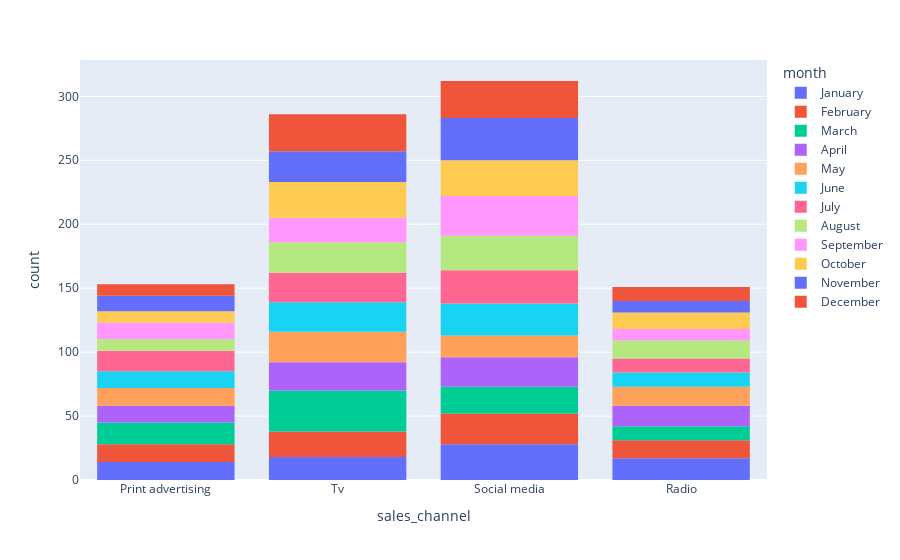

Notebook code for this chart:
### Code cell
px.histogram(df, x='sales_channel', color='month')
# observando a distribuição dos canais de venda com uma
# dimensionalidade extra baseada nos meses

# novamente podemos ver que, por conta dos dados terem sido gerados artificialmente,
# não há muita diferença entre os canais de venda e principalmente entre os meses

### Figure 1 — Plotly figure (JSON) as saved in the notebook; plotly's stock layout.template omitted (floating-point values rounded to 4 significant figures)
{"data": [{"alignmentgroup": "True", "bingroup": "x", "hovertemplate": "month=January<br>sales_channel=%{x}<br>count=%{y}<extra></extra>", "legendgroup": "January", "marker": {"color": "#636efa", "pattern": {"shape": ""}}, "name": "January", "offsetgroup": "January", "orientation": "v", "showlegend": true, "type": "histogram", "x": ["Print advertising", "Tv", "Social media", "Radio", "Social media", "Print advertising", "Tv", "Radio", "Radio", "Tv", "Radio", "Social media", "Tv", "Print advertising", "Radio", "Print advertising", "Tv", "Print advertising", "Tv", "Radio", "Social media", "Tv", "Radio", "Radio", "Tv", "Social media", "Social media", "Tv", "Social media", "Social media", "Radio", "Social media", "Radio", "Social media", "Social media", "Social media", "Social media", "Print advertising", "Tv", "Social media", "Social media", "Social media", "Tv", "Radio", "Print advertising", "Social media", "Social media", "Social media", "Print advertising", "Social media", "Social media", "Radio", "Social media", "Social media", "Radio", "Social media", "Print advertising", "Print advertising", "Social media", "Print advertising", "Radio", "Social media", "Radio", "Social media", "Print advertising", "Tv", "Radio", "Tv", "Print advertising", "Print advertising", "Tv", "Social media", "Tv", "Radio", "Tv", "Tv", "Tv"], "xaxis": "x", "yaxis": "y"}, {"alignmentgroup": "True", "bingroup": "x", "hovertemplate": "month=February<br>sales_channel=%{x}<br>count=%{y}<extra></extra>", "legendgroup": "February", "marker": {"color": "#EF553B", "pattern": {"shape": ""}}, "name": "February", "offsetgroup": "February", "orientation": "v", "showlegend": true, "type": "histogram", "x": ["Radio", "Radio", "Social media", "Radio", "Print advertising", "Radio", "Social media", "Tv", "Radio", "Tv", "Social media", "Radio", "Tv", "Social media", "Tv", "Social media", "Radio", "Social media", "Print advertising", "Print advertising", "Social media", "Social media", "Tv", "Print advertising", "Social media", "Print advertising", "Social media", "Social media", "Social media", "Tv", "Social media", "Social media", "Tv", "Tv", "Radio", "Print advertising", "Social media", "Print advertising", "Tv", "Tv", "Print advertising", "Social media", "Print advertising", "Radio", "Social media", "Print advertising", "Print advertising", "Tv", "Tv", "Radio", "Tv", "Social media", "Radio", "Tv", "Radio", "Radio", "Social media", "Tv", "Tv", "Social media", "Social media", "Print advertising", "Social media", "Print advertising", "Tv", "Social media", "Tv", "Print advertising", "Tv", "Tv", "Social media", "Radio"], "xaxis": "x", "yaxis": "y"}, {"alignmentgroup": "True", "bingroup": "x", "hovertemplate": "month=March<br>sales_channel=%{x}<br>count=%{y}<extra></extra>", "legendgroup": "March", "marker": {"color": "#00cc96", "pattern": {"shape": ""}}, "name": "March", "offsetgroup": "March", "orientation": "v", "showlegend": true, "type": "histogram", "x": ["Tv", "Tv", "Tv", "Tv", "Social media", "Tv", "Print advertising", "Print advertising", "Social media", "Tv", "Social media", "Radio", "Print advertising", "Tv", "Print advertising", "Tv", "Tv", "Social media", "Tv", "Social media", "Print advertising", "Print advertising", "Print advertising", "Social media", "Tv", "Tv", "Social media", "Print advertising", "Tv", "Social media", "Tv", "Social media", "Social media", "Radio", "Print advertising", "Print advertising", "Radio", "Radio", "Tv", "Radio", "Social media", "Social media", "Social media", "Radio", "Tv", "Tv", "Radio", "Tv", "Tv", "Print advertising", "Print advertising", "Print advertising", "Tv", "Social media", "Tv", "Tv", "Print advertising", "Print advertising", "Radio", "Social media", "Print advertising", "Tv", "Radio", "Tv", "Radio", "Tv", "Tv", "Tv", "Tv", "Social media", "Social media", "Tv", "Radio", "Tv", "Social media", "Social media", "Tv", "Social media", "Print advertising", "Tv", "Social media"], "xaxis": "x", "yaxis": "y"}, {"alignmentgroup": "True", "bingroup": "x", "hovertemplate": "month=April<br>sales_channel=%{x}<br>count=%{y}<extra></extra>", "legendgroup": "April", "marker": {"color": "#ab63fa", "pattern": {"shape": ""}}, "name": "April", "offsetgroup": "April", "orientation": "v", "showlegend": true, "type": "histogram", "x": ["Social media", "Social media", "Radio", "Radio", "Print advertising", "Social media", "Tv", "Radio", "Tv", "Radio", "Tv", "Print advertising", "Radio", "Radio", "Social media", "Print advertising", "Social media", "Social media", "Social media", "Tv", "Radio", "Radio", "Print advertising", "Radio", "Tv", "Tv", "Social media", "Tv", "Tv", "Tv", "Social media", "Tv", "Tv", "Tv", "Social media", "Tv", "Tv", "Radio", "Social media", "Social media", "Social media", "Tv", "Tv", "Print advertising", "Social media", "Radio", "Radio", "Tv", "Radio", "Tv", "Tv", "Social media", "Social media", "Print advertising", "Social media", "Print advertising", "Radio", "Social media", "Print advertising", "Tv", "Social media", "Tv", "Print advertising", "Radio", "Social media", "Tv", "Print advertising", "Print advertising", "Print advertising", "Social media", "Social media", "Radio", "Print advertising", "Social media"], "xaxis": "x", "yaxis": "y"}, {"alignmentgroup": "True", "bingroup": "x", "hovertemplate": "month=May<br>sales_channel=%{x}<br>count=%{y}<extra></extra>", "legendgroup": "May", "marker": {"color": "#FFA15A", "pattern": {"shape": ""}}, "name": "May", "offsetgroup": "May", "orientation": "v", "showlegend": true, "type": "histogram", "x": ["Tv", "Social media", "Radio", "Tv", "Print advertising", "Print advertising", "Print advertising", "Social media", "Radio", "Social media", "Radio", "Tv", "Radio", "Social media", "Social media", "Tv", "Tv", "Social media", "Tv", "Tv", "Print advertising", "Tv", "Print advertising", "Print advertising", "Radio", "Radio", "Social media", "Radio", "Radio", "Tv", "Social media", "Print advertising", "Tv", "Radio", "Tv", "Print advertising", "Social media", "Radio", "Social media", "Tv", "Radio", "Social media", "Print advertising", "Tv", "Radio", "Radio", "Tv", "Tv", "Social media", "Print advertising", "Print advertising", "Tv", "Social media", "Print advertising", "Tv", "Social media", "Tv", "Print advertising", "Radio", "Tv", "Tv", "Social media", "Tv", "Radio", "Tv", "Social media", "Tv", "Social media", "Tv", "Print advertising"], "xaxis": "x", "yaxis": "y"}, {"alignmentgroup": "True", "bingroup": "x", "hovertemplate": "month=June<br>sales_channel=%{x}<br>count=%{y}<extra></extra>", "legendgroup": "June", "marker": {"color": "#19d3f3", "pattern": {"shape": ""}}, "name": "June", "offsetgroup": "June", "orientation": "v", "showlegend": true, "type": "histogram", "x": ["Radio", "Social media", "Social media", "Social media", "Print advertising", "Social media", "Tv", "Social media", "Radio", "Tv", "Tv", "Tv", "Radio", "Tv", "Social media", "Print advertising", "Print advertising", "Tv", "Tv", "Tv", "Tv", "Tv", "Tv", "Social media", "Tv", "Tv", "Print advertising", "Social media", "Social media", "Print advertising", "Social media", "Social media", "Social media", "Radio", "Print advertising", "Social media", "Tv", "Social media", "Radio", "Radio", "Print advertising", "Radio", "Print advertising", "Social media", "Print advertising", "Print advertising", "Print advertising", "Social media", "Social media", "Radio", "Social media", "Tv", "Radio", "Social media", "Tv", "Radio", "Tv", "Social media", "Tv", "Social media", "Tv", "Social media", "Print advertising", "Social media", "Tv", "Social media", "Tv", "Tv", "Radio", "Tv", "Social media", "Print advertising"], "xaxis": "x", "yaxis": "y"}, {"alignmentgroup": "True", "bingroup": "x", "hovertemplate": "month=July<br>sales_channel=%{x}<br>count=%{y}<extra></extra>", "legendgroup": "July", "marker": {"color": "#FF6692", "pattern": {"shape": ""}}, "name": "July", "offsetgroup": "July", "orientation": "v", "showlegend": true, "type": "histogram", "x": ["Tv", "Social media", "Social media", "Social media", "Social media", "Tv", "Tv", "Radio", "Social media", "Social media", "Radio", "Tv", "Print advertising", "Social media", "Print advertising", "Print advertising", "Print advertising", "Radio", "Social media", "Tv", "Social media", "Tv", "Tv", "Social media", "Tv", "Social media", "Tv", "Print advertising", "Print advertising", "Tv", "Print advertising", "Tv", "Social media", "Print advertising", "Social media", "Radio", "Tv", "Print advertising", "Print advertising", "Social media", "Tv", "Radio", "Tv", "Tv", "Radio", "Print advertising", "Tv", "Social media", "Social media", "Tv", "Print advertising", "Social media", "Radio", "Tv", "Tv", "Social media", "Social media", "Tv", "Social media", "Print advertising", "Tv", "Print advertising", "Radio", "Print advertising", "Social media", "Social media", "Social media", "Radio", "Tv", "Social media", "Social media", "Radio", "Print advertising", "Radio", "Tv", "Social media"], "xaxis": "x", "yaxis": "y"}, {"alignmentgroup": "True", "bingroup": "x", "hovertemplate": "month=August<br>sales_channel=%{x}<br>count=%{y}<extra></extra>", "legendgroup": "August", "marker": {"color": "#B6E880", "pattern": {"shape": ""}}, "name": "August", "offsetgroup": "August", "orientation": "v", "showlegend": true, "type": "histogram", "x": ["Radio", "Social media", "Print advertising", "Social media", "Tv", "Tv", "Tv", "Social media", "Radio", "Tv", "Social media", "Social media", "Tv", "Tv", "Social media", "Radio", "Tv", "Tv", "Print advertising", "Tv", "Tv", "Tv", "Tv", "Social media", "Social media", "Social media", "Social media", "Social media", "Print advertising", "Radio", "Print advertising", "Radio", "Print advertising", "Radio", "Social media", "Social media", "Tv", "Tv", "Print advertising", "Social media", "Social media", "Tv", "Social media", "Social media", "Tv", "Social media", "Tv", "Social media", "Tv", "Radio", "Social media", "Radio", "Tv", "Radio", "Radio", "Tv", "Social media", "Social media", "Print advertising", "Tv", "Radio", "Social media", "Social media", "Tv", "Radio", "Social media", "Tv", "Social media", "Print advertising", "Radio", "Radio", "Social media", "Tv", "Print advertising"], "xaxis": "x", "yaxis": "y"}, {"alignmentgroup": "True", "bingroup": "x", "hovertemplate": "month=September<br>sales_channel=%{x}<br>count=%{y}<extra></extra>", "legendgroup": "September", "marker": {"color": "#FF97FF", "pattern": {"shape": ""}}, "name": "September", "offsetgroup": "September", "orientation": "v", "showlegend": true, "type": "histogram", "x": ["Print advertising", "Tv", "Radio", "Tv", "Tv", "Social media", "Tv", "Social media", "Social media", "Radio", "Social media", "Radio", "Tv", "Social media", "Social media", "Social media", "Tv", "Print advertising", "Social media", "Tv", "Print advertising", "Tv", "Print advertising", "Social media", "Social media", "Tv", "Radio", "Print advertising", "Radio", "Social media", "Social media", "Tv", "Print advertising", "Tv", "Print advertising", "Tv", "Social media", "Tv", "Social media", "Tv", "Social media", "Social media", "Radio", "Tv", "Social media", "Social media", "Print advertising", "Social media", "Social media", "Social media", "Tv", "Social media", "Tv", "Radio", "Social media", "Social media", "Social media", "Print advertising", "Tv", "Social media", "Print advertising", "Tv", "Print advertising", "Social media", "Social media", "Print advertising", "Print advertising", "Social media", "Social media", "Social media", "Radio", "Radio"], "xaxis": "x", "yaxis": "y"}, {"alignmentgroup": "True", "bingroup": "x", "hovertemplate": "month=October<br>sales_channel=%{x}<br>count=%{y}<extra></extra>", "legendgroup": "October", "marker": {"color": "#FECB52", "pattern": {"shape": ""}}, "name": "October", "offsetgroup": "October", "orientation": "v", "showlegend": true, "type": "histogram", "x": ["Tv", "Tv", "Social media", "Social media", "Radio", "Tv", "Tv", "Radio", "Social media", "Print advertising", "Tv", "Social media", "Tv", "Social media", "Print advertising", "Tv", "Social media", "Social media", "Tv", "Social media", "Tv", "Radio", "Tv", "Social media", "Print advertising", "Tv", "Social media", "Social media", "Social media", "Print advertising", "Social media", "Print advertising", "Social media", "Social media", "Radio", "Tv", "Tv", "Print advertising", "Print advertising", "Radio", "Print advertising", "Tv", "Tv", "Tv", "Tv", "Tv", "Social media", "Social media", "Social media", "Social media", "Tv", "Radio", "Tv", "Tv", "Radio", "Tv", "Tv", "Radio", "Social media", "Social media", "Tv", "Social media", "Social media", "Tv", "Print advertising", "Social media", "Social media", "Radio", "Radio", "Radio", "Radio", "Tv", "Social media", "Tv", "Radio", "Tv", "Social media", "Social media"], "xaxis": "x", "yaxis": "y"}, {"alignmentgroup": "True", "bingroup": "x", "hovertemplate": "month=November<br>sales_channel=%{x}<br>count=%{y}<extra></extra>", "legendgroup": "November", "marker": {"color": "#636efa", "pattern": {"shape": ""}}, "name": "November", "offsetgroup": "November", "orientation": "v", "showlegend": true, "type": "histogram", "x": ["Tv", "Social media", "Tv", "Tv", "Print advertising", "Print advertising", "Social media", "Social media", "Tv", "Radio", "Print advertising", "Tv", "Radio", "Print advertising", "Tv", "Tv", "Social media", "Social media", "Print advertising", "Print advertising", "Social media", "Tv", "Print advertising", "Social media", "Social media", "Radio", "Social media", "Tv", "Social media", "Social media", "Tv", "Tv", "Radio", "Radio", "Tv", "Tv", "Social media", "Social media", "Social media", "Social media", "Tv", "Print advertising", "Social media", "Tv", "Tv", "Social media", "Radio", "Radio", "Social media", "Tv", "Social media", "Social media", "Social media", "Social media", "Print advertising", "Social media", "Social media", "Social media", "Tv", "Social media", "Tv", "Tv", "Social media", "Print advertising", "Tv", "Social media", "Tv", "Social media", "Social media", "Radio", "Tv", "Print advertising", "Print advertising", "Social media", "Tv", "Social media", "Social media", "Radio"], "xaxis": "x", "yaxis": "y"}, {"alignmentgroup": "True", "bingroup": "x", "hovertemplate": "month=December<br>sales_channel=%{x}<br>count=%{y}<extra></extra>", "legendgroup": "December", "marker": {"color": "#EF553B", "pattern": {"shape": ""}}, "name": "December", "offsetgroup": "December", "orientation": "v", "showlegend": true, "type": "histogram", "x": ["Print advertising", "Radio", "Social media", "Social media", "Social media", "Tv", "Tv", "Tv", "Social media", "Tv", "Social media", "Tv", "Social media", "Radio", "Social media", "Print advertising", "Social media", "Print advertising", "Tv", "Radio", "Tv", "Social media", "Tv", "Tv", "Tv", "Tv", "Tv", "Tv", "Tv", "Tv", "Tv", "Print advertising", "Print advertising", "Social media", "Social media", "Radio", "Social media", "Tv", "Radio", "Social media", "Social media", "Social media", "Print advertising", "Social media", "Print advertising", "Tv", "Social media", "Social media", "Radio", "Radio", "Tv", "Radio", "Social media", "Social media", "Social media", "Social media", "Tv", "Social media", "Tv", "Radio", "Tv", "Social media", "Social media", "Tv", "Social media", "Radio", "Tv", "Tv", "Social media", "Tv", "Print advertising", "Tv", "Social media", "Tv", "Print advertising", "Radio", "Tv", "Social media"], "xaxis": "x", "yaxis": "y"}], "layout": {"barmode": "relative", "legend": {"title": {"text": "month"}, "tracegroupgap": 0}, "margin": {"t": 60}, "xaxis": {"anchor": "y", "domain": [0, 1], "title": {"text": "sales_channel"}}, "yaxis": {"anchor": "x", "domain": [0, 1], "title": {"text": "count"}}}}
